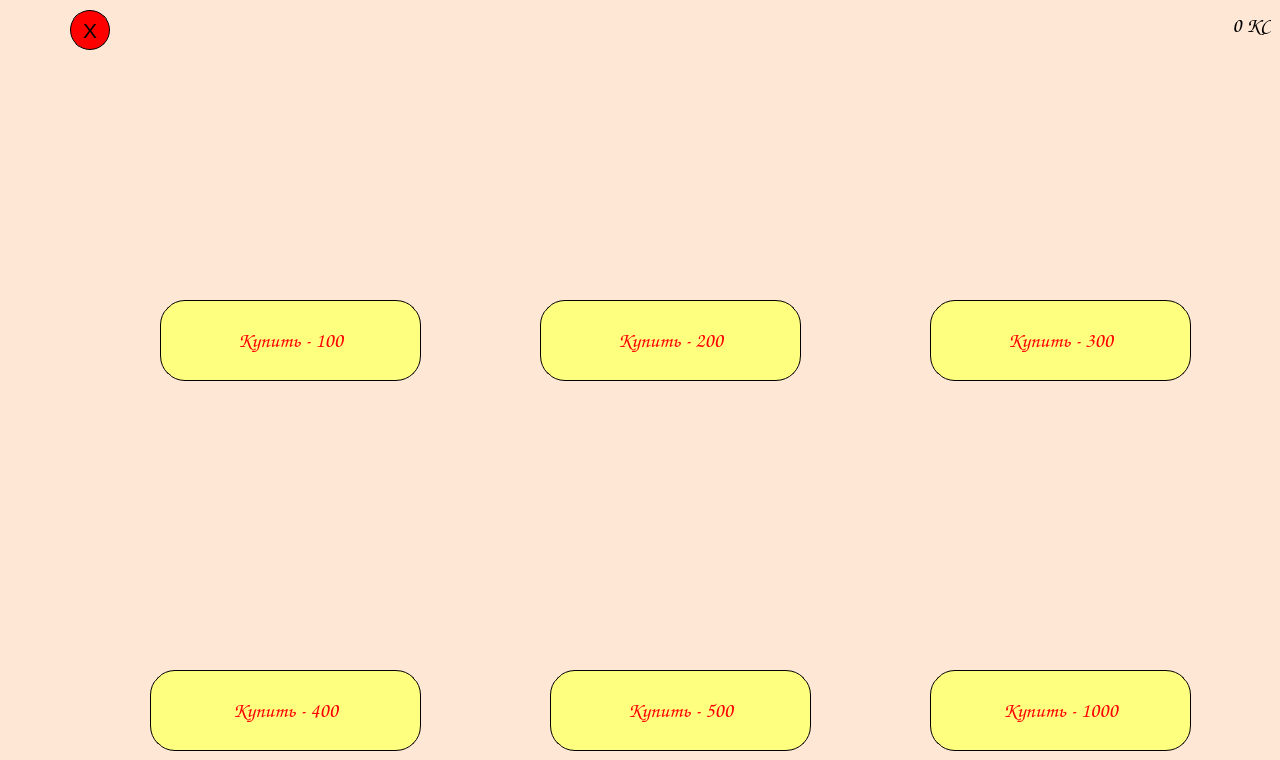
    <widget class="QWidget" name="shopPage">
     <property name="styleSheet">
      <string notr="true">background-color: rgb(255, 231, 213);</string>
     </property>
     <widget class="QPushButton" name="medalBuyButton">
      <property name="geometry">
       <rect>
        <x>160</x>
        <y>300</y>
        <width>261</width>
        <height>81</height>
       </rect>
      </property>
      <property name="font">
       <font>
        <family>Comic Sans MS</family>
        <pointsize>16</pointsize>
       </font>
      </property>
      <property name="styleSheet">
       <string notr="true">QPushButton#medalBuyButton{
border-radius: 25px;
background-color: rgb(255, 255, 127);
border: 1px solid #000000;
color: red;
}
QPushButton#medalBuyButton:hover{
background-color: rgb(235, 235, 107)
}</string>
      </property>
      <property name="text">
       <string>Купить - 100</string>
      </property>
      <property name="autoRepeatInterval">
       <number>101</number>
      </property>
      <attribute name="buttonGroup">
       <string notr="true">buyButtons</string>
      </attribute>
     </widget>
     <widget class="QPushButton" name="bookBuyButton">
      <property name="geometry">
       <rect>
        <x>150</x>
        <y>670</y>
        <width>271</width>
        <height>81</height>
       </rect>
      </property>
      <property name="font">
       <font>
        <family>Comic Sans MS</family>
        <pointsize>16</pointsize>
       </font>
      </property>
      <property name="styleSheet">
       <string notr="true">QPushButton#bookBuyButton{
border-radius: 25px;
background-color: rgb(255, 255, 127);
border: 1px solid #000000;
color: red;
}
QPushButton#bookBuyButton:hover{
background-color: rgb(235, 235, 107)
}</string>
      </property>
      <property name="text">
       <string>Купить - 400</string>
      </property>
      <attribute name="buttonGroup">
       <string notr="true">buyButtons</string>
      </attribute>
     </widget>
     <widget class="QPushButton" name="heartBuyButton">
      <property name="geometry">
       <rect>
        <x>540</x>
        <y>300</y>
        <width>261</width>
        <height>81</height>
       </rect>
      </property>
      <property name="font">
       <font>
        <family>Comic Sans MS</family>
        <pointsize>16</pointsize>
       </font>
      </property>
      <property name="styleSheet">
       <string notr="true">QPushButton#heartBuyButton{
border-radius: 25px;
background-color: rgb(255, 255, 127);
border: 1px solid #000000;
color: red;
}
QPushButton#heartBuyButton:hover{
background-color: rgb(235, 235, 107)
}</string>
      </property>
      <property name="text">
       <string>Купить - 200</string>
      </property>
      <attribute name="buttonGroup">
       <string notr="true">buyButtons</string>
      </attribute>
     </widget>
     <widget class="QPushButton" name="featherBuyButton">
      <property name="geometry">
       <rect>
        <x>550</x>
        <y>670</y>
        <width>261</width>
        <height>81</height>
       </rect>
      </property>
      <property name="font">
       <font>
        <family>Comic Sans MS</family>
        <pointsize>16</pointsize>
       </font>
      </property>
      <property name="styleSheet">
       <string notr="true">QPushButton#featherBuyButton{
border-radius: 25px;
background-color: rgb(255, 255, 127);
border: 1px solid #000000;
color: red;
}
QPushButton#featherBuyButton:hover{
background-color: rgb(235, 235, 107)
}</string>
      </property>
      <property name="text">
       <string>Купить - 500</string>
      </property>
      <attribute name="buttonGroup">
       <string notr="true">buyButtons</string>
      </attribute>
     </widget>
     <widget class="QPushButton" name="globusBuyButton">
      <property name="geometry">
       <rect>
        <x>930</x>
        <y>300</y>
        <width>261</width>
        <height>81</height>
       </rect>
      </property>
      <property name="font">
       <font>
        <family>Comic Sans MS</family>
        <pointsize>16</pointsize>
       </font>
      </property>
      <property name="styleSheet">
       <string notr="true">QPushButton#globusBuyButton{
border-radius: 25px;
background-color: rgb(255, 255, 127);
border: 1px solid #000000;
color: red;
}
QPushButton#globusBuyButton:hover{
background-color: rgb(235, 235, 107)
}</string>
      </property>
      <property name="text">
       <string>Купить - 300</string>
      </property>
      <attribute name="buttonGroup">
       <string notr="true">buyButtons</string>
      </attribute>
     </widget>
     <widget class="QPushButton" name="starBuyButton">
      <property name="geometry">
       <rect>
        <x>930</x>
        <y>670</y>
        <width>261</width>
        <height>81</height>
       </rect>
      </property>
      <property name="font">
       <font>
        <family>Comic Sans MS</family>
        <pointsize>16</pointsize>
       </font>
      </property>
      <property name="styleSheet">
       <string notr="true">QPushButton#starBuyButton{
border-radius: 25px;
background-color: rgb(255, 255, 127);
border: 1px solid #000000;
color: red;
}
QPushButton#starBuyButton:hover{
background-color: rgb(235, 235, 107)
}</string>
      </property>
      <property name="text">
       <string>Купить - 1000</string>
      </property>
      <attribute name="buttonGroup">
       <string notr="true">buyButtons</string>
      </attribute>
     </widget>
     <widget class="QPushButton" name="quitShopButton">
      <property name="geometry">
       <rect>
        <x>70</x>
        <y>10</y>
        <width>40</width>
        <height>40</height>
       </rect>
      </property>
      <property name="sizePolicy">
       <sizepolicy hsizetype="Minimum" vsizetype="Maximum">
        <horstretch>0</horstretch>
        <verstretch>0</verstretch>
       </sizepolicy>
      </property>
      <property name="font">
       <font>
        <pointsize>16</pointsize>
       </font>
      </property>
      <property name="autoFillBackground">
       <bool>false</bool>
      </property>
      <property name="styleSheet">
       <string notr="true">QPushButton#quitShopButton{
border-radius: 20px;
background-color: rgb(255, 0, 0);
border: 1px solid black;
background-image: 'images/undo.png'
}
QPushButton#quitShopButton:hover{
background-color: rgb(235, 0 , 0)
}</string>
      </property>
      <property name="text">
       <string>X</string>
      </property>
     </widget>
     <widget class="QLabel" name="label">
      <property name="geometry">
       <rect>
        <x>970</x>
        <y>50</y>
        <width>181</width>
        <height>231</height>
       </rect>
      </property>
      <property name="text">
       <string/>
      </property>
      <property name="pixmap">
       <pixmap>images/globus.png</pixmap>
      </property>
      <property name="scaledContents">
       <bool>true</bool>
      </property>
     </widget>
     <widget class="QLabel" name="label_4">
      <property name="geometry">
       <rect>
        <x>580</x>
        <y>50</y>
        <width>181</width>
        <height>231</height>
       </rect>
      </property>
      <property name="text">
       <string/>
      </property>
      <property name="pixmap">
       <pixmap>images/heart.png</pixmap>
      </property>
      <property name="scaledContents">
       <bool>true</bool>
      </property>
     </widget>
     <widget class="QLabel" name="label_12">
      <property name="geometry">
       <rect>
        <x>200</x>
        <y>420</y>
        <width>181</width>
        <height>231</height>
       </rect>
      </property>
      <property name="text">
       <string/>
      </property>
      <property name="pixmap">
       <pixmap>images/book.png</pixmap>
      </property>
      <property name="scaledContents">
       <bool>true</bool>
      </property>
     </widget>
     <widget class="QLabel" name="label_13">
      <property name="geometry">
       <rect>
        <x>200</x>
        <y>50</y>
        <width>181</width>
        <height>231</height>
       </rect>
      </property>
      <property name="text">
       <string/>
      </property>
      <property name="pixmap">
       <pixmap>images/medal.png</pixmap>
      </property>
      <property name="scaledContents">
       <bool>true</bool>
      </property>
     </widget>
     <widget class="QLabel" name="label_14">
      <property name="geometry">
       <rect>
        <x>590</x>
        <y>420</y>
        <width>181</width>
        <height>241</height>
       </rect>
      </property>
      <property name="text">
       <string/>
      </property>
      <property name="pixmap">
       <pixmap>images/feather.png</pixmap>
      </property>
      <property name="scaledContents">
       <bool>true</bool>
      </property>
     </widget>
     <widget class="QLabel" name="label_15">
      <property name="geometry">
       <rect>
        <x>970</x>
        <y>420</y>
        <width>181</width>
        <height>241</height>
       </rect>
      </property>
      <property name="text">
       <string/>
      </property>
      <property name="pixmap">
       <pixmap>images/star.png</pixmap>
      </property>
      <property name="scaledContents">
       <bool>true</bool>
      </property>
     </widget>
     <widget class="QLabel" name="balanceLabel">
      <property name="geometry">
       <rect>
        <x>1100</x>
        <y>10</y>
        <width>171</width>
        <height>31</height>
       </rect>
      </property>
      <property name="font">
       <font>
        <family>Comic Sans MS</family>
        <pointsize>16</pointsize>
       </font>
      </property>
      <property name="text">
       <string>0 КС</string>
      </property>
      <property name="alignment">
       <set>Qt::AlignRight|Qt::AlignTrailing|Qt::AlignVCenter</set>
      </property>
     </widget>
    </widget>
